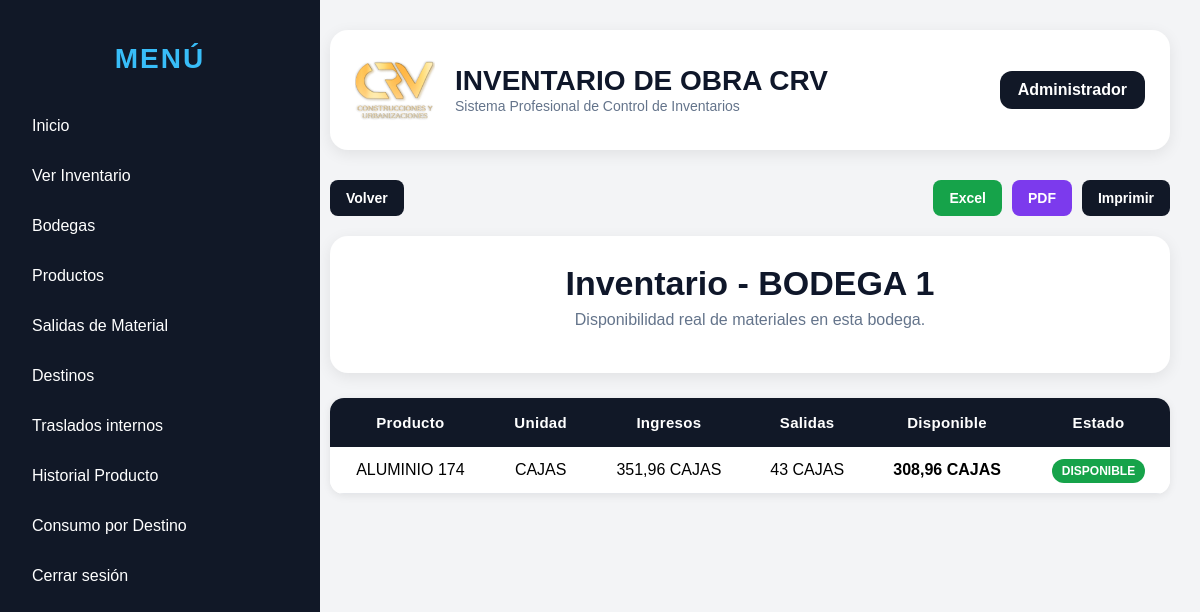
The app's page /existencias/bodega/1 (signed in), older data.
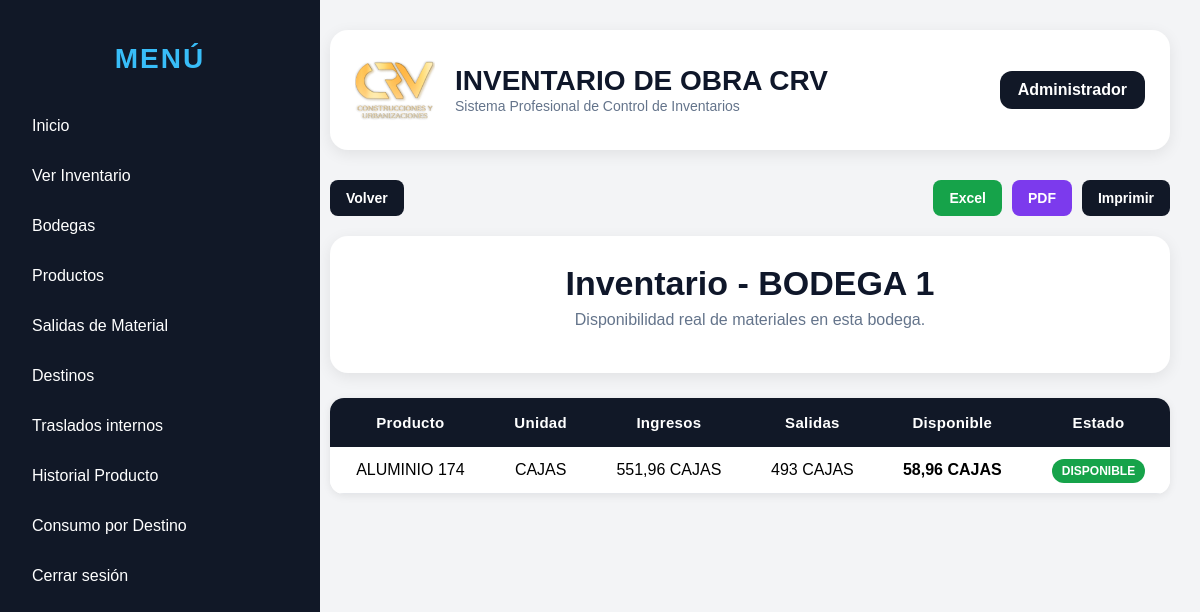
The same page, newer data.
### models/existencia.py (models this page shows)
class Existencia(db.Model):
    __tablename__ = "existencias"
    id = db.Column(db.Integer, primary_key=True)
    producto_id = db.Column(db.Integer, db.ForeignKey("productos.id"), nullable=False)
    obra_id = db.Column(db.Integer, db.ForeignKey("obras.id"), nullable=False)
    cantidad = db.Column(db.Float, default=0)
    producto = db.relationship("Producto")
    obra = db.relationship("Obra")

### models/producto.py (models this page shows)
class Producto(db.Model):
    __tablename__ = "productos"
    id = db.Column(db.Integer, primary_key=True)
    codigo = db.Column(db.String(50), unique=True, nullable=False)
    nombre = db.Column(db.String(150), nullable=False)
    categoria = db.Column(db.String(100))
    unidad = db.Column(db.String(50))
    stock = db.Column(db.Float, default=0)
    stock_minimo = db.Column(db.Float, default=0)
    precio = db.Column(db.Float, default=0)
    activo = db.Column(db.Boolean, default=True)

### routes/existencias.py (the view)
@existencias_bp.route("/existencias/bodega/<int:obra_id>")
@login_required
def inventario_por_bodega(obra_id):
    bodega = Obra.query.get_or_404(obra_id)
    existencias, resumen = obtener_resumen_existencias(obra_id)
    return render_template(
        "existencias/lista.html",
        bodega=bodega,
        existencias=existencias,
        resumen=resumen
    )

### templates/existencias/lista.html
{% extends "base.html" %}
{% block content %}
<div class="header-actions no-print">
    <div class="left-actions">
        <button onclick="window.history.back()" class="btn btn-dark">Volver</button>
    </div>
    <div class="right-actions">
        <a class="btn btn-excel" href="/existencias/bodega/{{ bodega.id }}/excel">Excel</a>
        <a class="btn btn-pdf" href="/existencias/bodega/{{ bodega.id }}/pdf">PDF</a>
        <button onclick="window.print()" class="btn btn-print">Imprimir</button>
    </div>
</div>
<div class="page-header-card">
    <h1>Inventario - {{ bodega.nombre }}</h1>
    <p>Disponibilidad real de materiales en esta bodega.</p>
</div>
<div class="table-card">
    <table>
        <tr>
            <th>Producto</th>
            <th>Unidad</th>
            <th>Ingresos</th>
            <th>Salidas</th>
            <th>Disponible</th>
            <th>Estado</th>
        </tr>
        {% for e in existencias %}
        <tr>
            <td>{{ e.producto.nombre }}</td>
            <td>{{ e.producto.unidad }}</td>
            <td>
                {% if resumen[e.id].ingresos == resumen[e.id].ingresos|int %}
                    {{ resumen[e.id].ingresos|int }}
                {% else %}
                    {{ "{:,.2f}".format(resumen[e.id].ingresos).replace(",", "X").replace(".", ",").replace("X", ".") }}
                {% endif %}
                {{ e.producto.unidad }}
            </td>
            <td>
                {% if resumen[e.id].salidas == resumen[e.id].salidas|int %}
                    {{ resumen[e.id].salidas|int }}
                {% else %}
                    {{ "{:,.2f}".format(resumen[e.id].salidas).replace(",", "X").replace(".", ",").replace("X", ".") }}
                {% endif %}
                {{ e.producto.unidad }}
            </td>
            <td>
                <strong>
                    {% if resumen[e.id].disponible == resumen[e.id].disponible|int %}
                        {{ resumen[e.id].disponible|int }}
                    {% else %}
                        {{ "{:,.2f}".format(resumen[e.id].disponible).replace(",", "X").replace(".", ",").replace("X", ".") }}
                    {% endif %}
                    {{ e.producto.unidad }}
                </strong>
            </td>
            <td>
                {% if resumen[e.id].disponible <= 0 %}
                    <span class="badge-danger">AGOTADO</span>
                {% elif resumen[e.id].disponible <= e.producto.stock_minimo %}
                    <span class="badge-warning">STOCK BAJO</span>
                {% else %}
                    <span class="badge-success">DISPONIBLE</span>
                {% endif %}
            </td>
        </tr>
        {% endfor %}
    </table>
</div>
{% endblock %}

Row changes from the older to the newer data that the page shows:
changed Existencia "ALUMINIO 174": id "351,96" → "551,96"; resumen "43" → "493"; cantidad "308,96" → "58,96"
